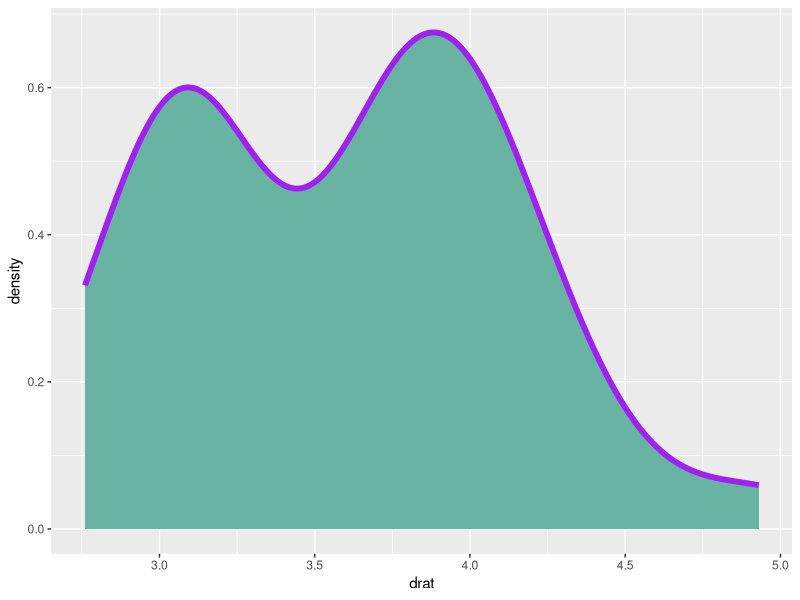
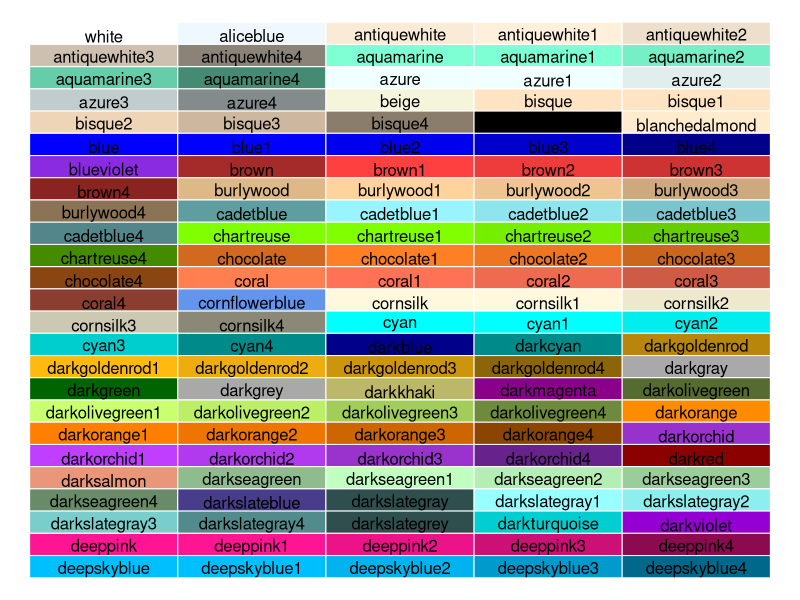
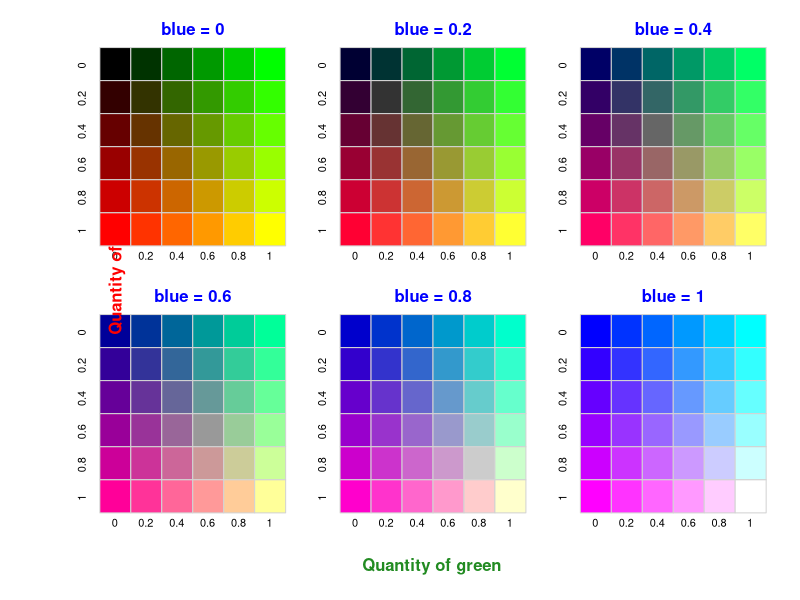
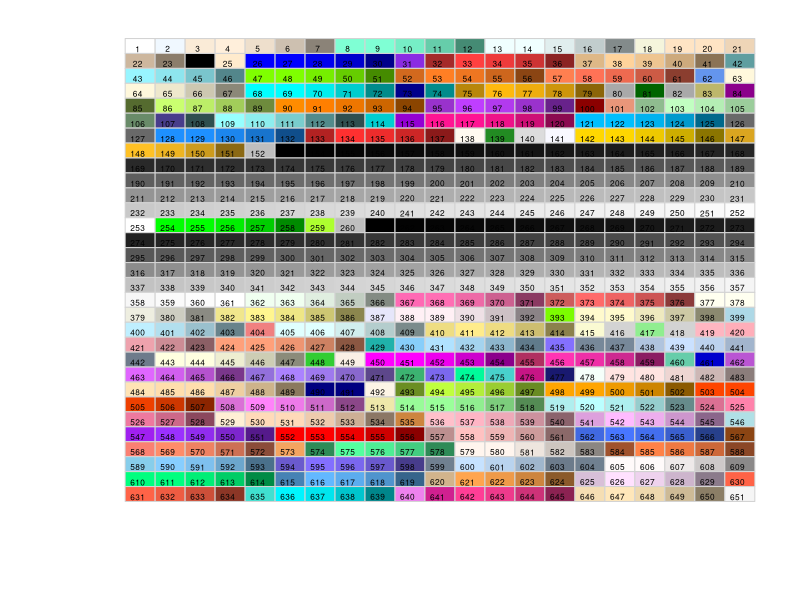
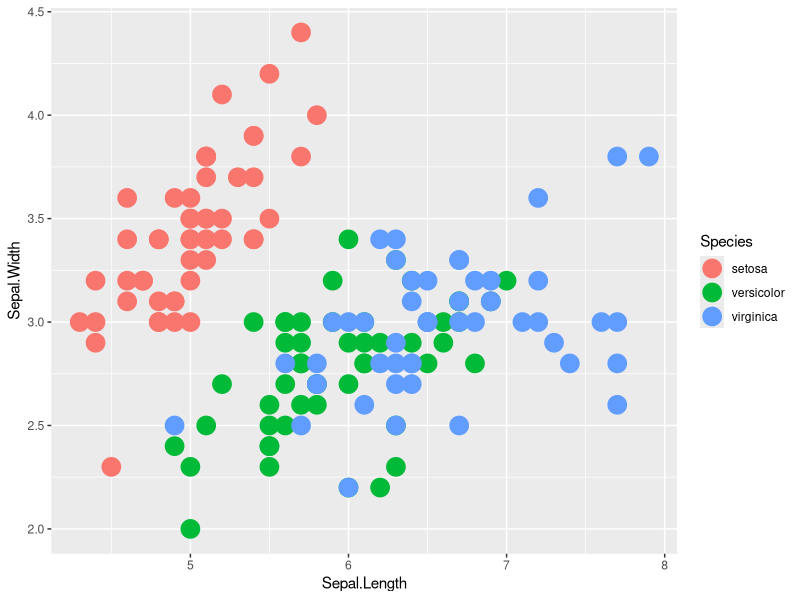

R code for these plots, in order:
## ---- chunk 1
#| fig-cap: "`fill` or `color` 设置颜色"
library(ggplot2)

ggplot(mtcars, aes(x=drat)) +
  geom_density(
    color="purple", # 边框颜色
    fill="#69b3a2", # 填充颜色
    size=2
  )
## ---- chunk 2
#| fig-cap: "`colors()` 获取所有颜色名称"

par(mar=c(0,0,0,0)) # 去掉图的边距

plot(0, 0, type = "n", 
 xlim = c(0, 1), ylim = c(0, 1), 
 axes = FALSE, xlab = "", ylab = "") # 创建一个空图

line <- 25 # 行数
col <- 5 # 列数

rect(  
  rep((0:(col - 1)/col),line) ,  
  sort(rep((0:(line - 1)/line),col),decreasing=T),   
  rep((1:col/col),line) , 
  sort(rep((1:line/line),col),decreasing=T),  
  border = "white" , 
  col=colors()[seq(1,line*col)]) # 填充颜色

# 颜色名称
text(  
  rep((0:(col - 1)/col),line)+0.1 ,  
  sort(rep((0:(line - 1)/line),col),decreasing=T)+0.015 , 
  colors()[seq(1,line*col)]  , 
  cex=1)
## ---- chunk 3
#| fig-cap: "`rgb()` 函数允许使用红色、绿色和蓝色的量来构建颜色"

par(
  mfrow = c(2, 3), # 2 行 3 列
  mar = c(2, 2, 2, 1), # 图的边距
  oma = c(4, 5, 1, 1)
) # 图的外边距

line <- 6 # 行数
col <- 6 # 列数
red <- sort(rep(c(0, 0.2, 0.4, 0.6, 0.8, 1), col)) # 红色
green <- rep(c(0, 0.2, 0.4, 0.6, 0.8, 1), line) # 绿色
num <- 0 # 计数器

for (i in seq(0, 1, 0.2)) {
  num <- num + 1 # 计数器加 1
  plot(
    0,
    0,
    type = "n",
    xlim = c(0, 1),
    ylim = c(0, 1),
    axes = FALSE,
    xlab = "",
    ylab = ""
  )
  colors <- rgb(red, green, i, 1) # 构建颜色
  mtext(
    paste("blue = ", i, sep = ""),
    side = 3,
    line = 0.15,
    col = "blue",
    font = 2
  )
  rect( # 绘制矩形
    rep((0:(col - 1) / col), line),
    sort(rep((0:(line - 1) / line), col), decreasing = T),
    rep((1:col / col), line),
    sort(rep((1:line / line), col), decreasing = T),
    border = "light gray",
    col = colors
  )
  axis( # 绘制坐标轴
    2,
    at = c(17, 14, 11, 8, 5, 2) / 18 - 0.035,
    labels = c("0", "0.2", "0.4", "0.6", "0.8", "1"),
    tick = F,
    lty = 6,
    pos = 0.01
  )
  axis( # 绘制坐标轴
    3,
    at = c(1.5, 3.5, 5.5, 7.5, 9.5, 11.5) / 12 - 0.045,
    labels = c("0", "0.2", "0.4", "0.6", "0.8", "1"),
    tick = F,
    pos = -0.15
  )
}

mtext("Quantity of red", # 添加文本
  side = 2, 
  line = 34, 
  col = "red", 
  font = 2, 
  at = 1.2
)
mtext(
  "Quantity of green", # 添加文本
  side = 1,
  line = 3,
  at = -0.8,
  col = "forestgreen",
  font = 2
)

# 恢复布局
par(mfrow = c(1, 1))

## ---- chunk 4
#| fig-cap: "`colors()[number]` 调用内置颜色"

par(mar = c(0, 0, 0, 0)) # 去掉图的边距

plot( # 创建一个空图
  0,
  0,
  type = "n",
  xlim = c(0, 1),
  ylim = c(0, 1),
  axes = FALSE,
  xlab = "",
  ylab = ""
) 

# 参数
line <- 31 # 行数
col <- 21 # 列数

# 矩形
rect(
  rep((0:(col - 1) / col), line),
  sort(rep((0:(line - 1) / line), col), decreasing = T),
  rep((1:col / col), line),
  sort(rep((1:line / line), col), decreasing = T),
  border = "light gray",
  col = colors()[seq(1, 651)]
)

# 文本
text(
  rep((0:(col - 1) / col), line) + 0.02,
  sort(rep((0:(line - 1) / line), col), decreasing = T) + 0.01,
  seq(1, 651),
  cex = 0.5
)

## ---- chunk 5
#| fig-cap: "把变量映射到颜色"

library(ggplot2)

ggplot(iris, aes(x = Sepal.Length, y = Sepal.Width, color = Species)) + 
  geom_point(size = 6)

